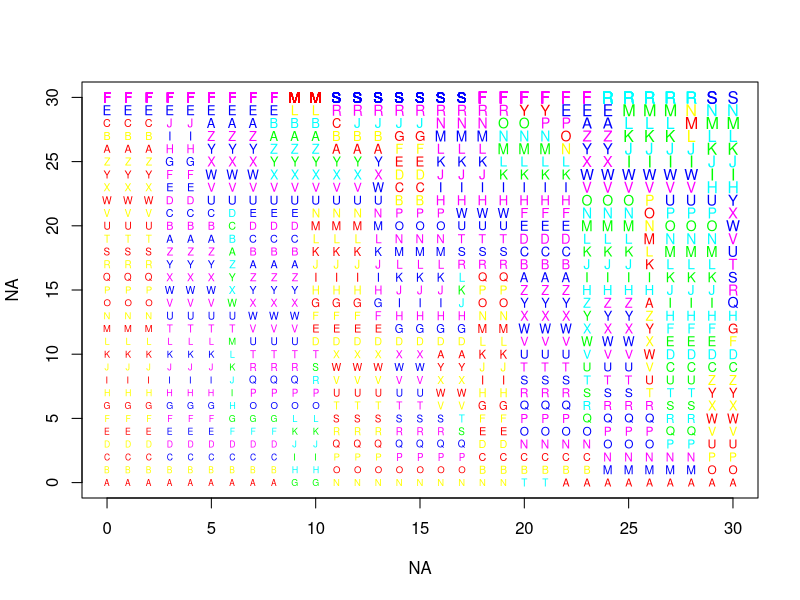
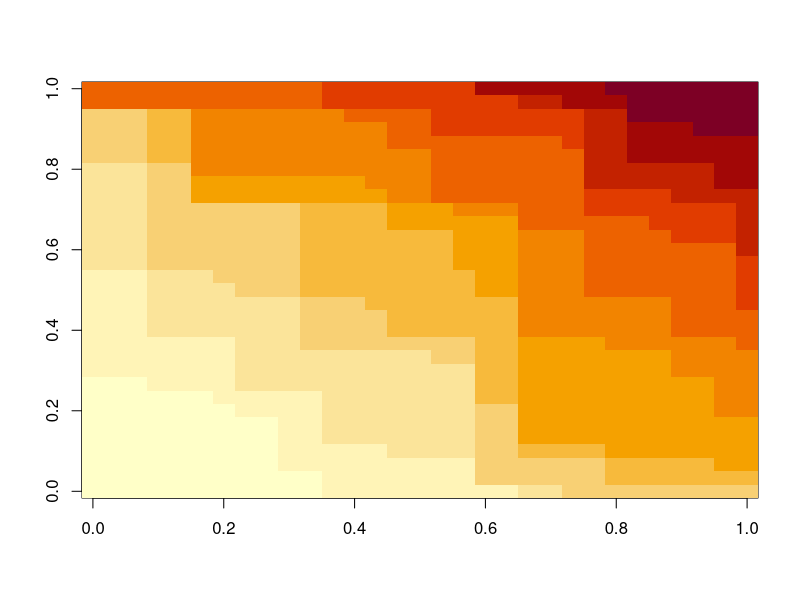

Here is the R script that generated these plots, in order:
# using dynamic programming to find the best value given resource amounts


# all ways to sum k nonnegative integers to x subject to upper bound
ksums <- function(k,x,u=rep(x,k)) {
  if (k==1) {
    return(min(c(x,u)))
  }
  if (k > 1) {
    ans <- matrix(0,0,k)
    for (i in 0:min(c(x,u[1]))) {
      ans2 <- ksums(k-1,x-i,u[-1])
      ans <- rbind(ans,cbind(i,ans2))
    }
    return(ans)
  }
}

allksums <- function(budget) {
  p <- length(budget)
  allstates <- matrix(0,0,p)
  for (i in 0:sum(budget)) {
    states <- ksums(p,i,budget)
    allstates <- rbind(allstates,states)
  }
  lookup <- array(0,dim=budget+1)
  for (i in 1:dim(allstates)[1]) {
    lookup[t(allstates[i,]+1)] <- i
  }
  list(as=allstates,lk=lookup)
}

# mat: rows are: value, cost1,cost2
dpsearch <- function(mat, budget) {
  p <- dim(mat)[2]-1
  res <- allksums(budget)
  nn <- dim(res$as)[1]
  n <- dim(mat)[1]
  values <- numeric(nn)
  valarr <- array(0,dim=budget+1)
  for (i in 1:nn) {
    state <- res$as[i,]
    subvals <- numeric(n)
    for (j in 1:n) {
      state2 <- state-mat[j,-1]
      if (min(state2) >=0) {
        subvals[j] <- mat[j,1]+values[res$lk[t(state2+1)]]
      }
    }
    values[i] <- max(subvals)
    valarr[t(state+1)] <- values[i]
    
  }
  list(as=res$as,lk=res$lk,vl=values,va=valarr)
}

# plot 2 dimensional dp
plot_dpsearch <- function(res,cexm=1) {
  budget <- apply(res$as,2,max)
  plot(NA,NA,xlim=c(0,budget[1]),ylim=c(0,budget[2]))
  colrs=rep(rainbow(6)[c(1,3,5,2,4,6)],floor(max(res$vl)/6+1))
  charseq=rep(rep(LETTERS,each=3),floor(max(res$vl)/78+1))
  for (i in 1:dim(res$as)[1]) {
    points(t(res$as[i,]),col=colrs[res$vl[i]+1],pch=charseq[res$vl[i]+1],cex=.5+(res$vl[i]+1)/max(res$vl)*cexm)
  }
}

# returns indices of minimal elements
min_eles <- function(mat) {
  n <- dim(mat)[1]
  filt <- rep(1, n)
  for (i in 1:n) {
    v <- mat[i,]
    mat2 <- mat
    mat2 <- t(t(mat2) - v)
    filtr <- (apply(mat2,1,min) >= 0)*(apply(mat2,1,max) > 0)
    filt <- filt * (1-filtr)
  }
  mat[filt==1,]
}

# build dynamic programming array of k-split maximin values
dpmaximin <- function(res,k) {
  
}

# check if maximin value of x can be achieved by k splits given results of dpsearch
maximin_check <- function(res, budget, k, x) {
  candidates <- which(res$vl > x)
  mmat <- res$as[candidates,]
  mmat2 <- min_eles(mmat)
  vls <- res$va[t(t(mmat2+1))]
  ans <- maximin_check0(mmat2,budget,k)
  if (length(ans) >0) {
    nn <- dim(ans)[1]
    mms <- numeric(nn)
    for (i in 1:nn) {
      
    }
  }
  if (length(ans)==0) {
    return(numeric(0))
  }
}

# subroutine used by maximin check
maximin_check0 <- function(mmat2,budget,k) {
  if (k==1) {
    mmat3 <- t(budget-t(mmat2))
    temp <- apply(mmat3,1,min)
    if (sum(temp >=0)==0) {
      return(numeric(0))
    }
    return(t(t(which(temp >= 0))))
  }
  nn <- dim(mmat2)[1]
  ans <- matrix(0,0,k)
  for (i in 1:nn) {
    budget2 <- budget - mmat2[i,]
    ans2 <- maximin_check0(mmat2,budget2,k-1)
    if (length(ans2 > 0)) {
      ans <- rbind(ans,cbind(i,ans2))
    }
  }
  return(ans)
}

#mat <- rbind(c(1,3,0),c(1,0,3),c(1,2,2),c(2,1,5),c(2,4,2),c(2,5,3),c(4,5,4),c(7,2,6))
n <- 15
mat <- matrix(0,n,3)
for (j in 1:n) {
  i <- j
  advc <- 2*i-1
  xx <- floor(rbeta(1,.7,.7)*(advc+1))
  magn <- i + floor(0.3*i^2)
  mat[j,] <- c(magn+rpois(1,magn),advc-xx,xx)
}
budget <- c(30,30)
res <- dpsearch(mat,budget)
plot_dpsearch(res,.5)
image(res$va)
maximin_check(res,budget,2,1)

